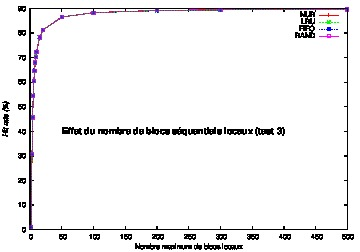

Generate this figure with gnuplot:
set style data linespoints
set xlabel "Nombre maximum de blocs locaux"
set ylabel "Hit rate (%)" font "Helvetica-Oblique"
set label "Effet du nombre de blocs séquentiels locaux (test 3)" font "Helvetica-Bold,18" at 50,40 
set encoding utf8
set terminal postscript eps color
set output "t3-seq_access.eps"
plot "t3-seq_access" using 1:2 t "NUR", "t3-seq_access" using 1:3 t "LRU", "t3-seq_access" using 1:4 t "FIFO", "t3-seq_access" using 1:5 t "RAND"
